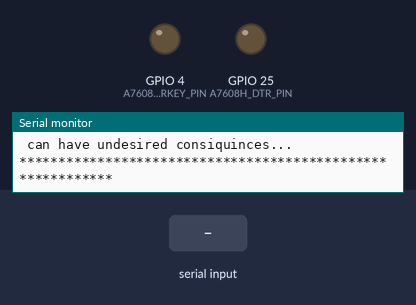
A sketch run on a simulated ESP32. Parts: output pins drawn as LEDs (lit = HIGH), the last lines printed to the serial monitor. Inputs (shaded band) come from the test bench.

Above: at 4.2 s.
4.3 s: "poweron" received over Serial
At 6.1 s:
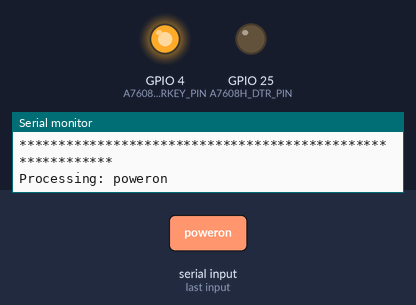
8.8 s: "poweroff" received over Serial
At 15.7 s:
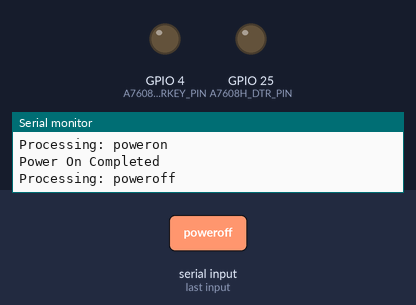
Timing chart, 0 to 17.2 s (numbered marks = the images above; inputs shaded):
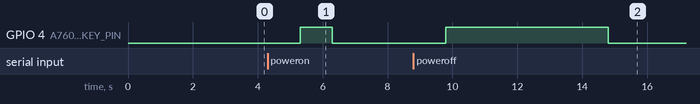

The sketch:

ModemPower.ino
```cpp
#include "Constants.h"
#include "Pins.h"
#include "SerialPorts.h"

// Turns modem ON
void powerOn()
{
    digitalWrite(A7608H_PWRKEY_PIN, HIGH);
    delay(A7608H_POWER_ON_PULSE);

    digitalWrite(A7608H_PWRKEY_PIN, LOW);
    delay(A7608H_AFTER_POWER_DELAY);

    DebugSerial.println("Power On Completed");
}

// Turns modem OFF
void powerOff()
{
    digitalWrite(A7608H_PWRKEY_PIN, HIGH);
    delay(A7608H_POWER_OFF_PULSE);

    digitalWrite(A7608H_PWRKEY_PIN, LOW);
    delay(A7608H_POWER_OFF_DELAY);

    DebugSerial.println("Power Off Completed");
}

// Resets modem
void reset()
{
    digitalWrite(A7608H_RESET_PIN, HIGH);
    delay(A7608H_RESET_PULSE);

    digitalWrite(A7608H_RESET_PIN, LOW);
    delay(A7608H_AFTER_RESET_DELAY);

    DebugSerial.println("Reset Completed");
}

// Initialization
void setup()
{
    // Initialize modem control PINs.
    pinMode(A7608H_DTR_PIN, OUTPUT);
    pinMode(A7608H_RESET_PIN, OUTPUT);
    pinMode(A7608H_PWRKEY_PIN, OUTPUT);
    delay(10);

    digitalWrite(A7608H_DTR_PIN, LOW);
    digitalWrite(A7608H_RESET_PIN, LOW);
    digitalWrite(A7608H_PWRKEY_PIN, LOW);
    delay(10);

    DebugSerial.begin(DEBUG_BAUD_RATE);
    ModemSerial.begin(MODEM_BAUD_RATE, SERIAL_8N1, A7608H_RX_PIN, A7608H_TX_PIN);

    // Allow Serail Monitor connect to the board.
    delay(3000);

    DebugSerial.println("***********************************************************");
    DebugSerial.println(" Enter \"poweron\" to turn modem ON");
    DebugSerial.println(" Enter \"poweroff\" to turn modem OFF");
    DebugSerial.println(" Enter \"reset\" to reset modem");
    DebugSerial.println(" Enter \"AT\" (without quotes), and you should see \"OK\"");
    DebugSerial.println(" DISCLAIMER: Entering AT commands without knowing what they do");
    DebugSerial.println(" can have undesired consiquinces...");
    DebugSerial.println("***********************************************************\n");
}

// Working loop
void loop()
{
    while (ModemSerial.available())
        DebugSerial.write(ModemSerial.read());

    if (!DebugSerial.available())
        return;

    String s = DebugSerial.readString();
    if (s == "")
        return;

    DebugSerial.println("Processing: " + s);

    if (s == "poweron")
    {
        powerOn();
        return;
    }

    if (s == "poweroff")
    {
        powerOff();
        return;
    }

    if (s == "reset")
    {
        reset();
        return;
    }

    s += "\r\n";
    ModemSerial.print(s);

    delay(1);
}
```

Constants.h
```cpp
#pragma once


#define A7608H_WAKEUP_PULSE         500
#define A7608H_POWER_ON_PULSE       1000
#define A7608H_AFTER_POWER_DELAY    100
#define A7608H_POWER_OFF_PULSE      5000
#define A7608H_POWER_OFF_DELAY      7000
#define A7608H_RESET_PULSE          1000
#define A7608H_AFTER_RESET_DELAY    100

#define A7608H_POWER_ON_AFTER_OFF   4000

#define A7608H_READY_TIME           20000

#define AT_TIMEOUT                  1000
#define MODEM_INIT_RETRY            10
#define SIM_INIT_DELAY              5000

#define GPS_COMMAND_WAIT_TIMEOUT    10000
#define GPS_WAIT_DELAY              5000
#define GPS_WAIT_DATA_TIMEOUT       2000

#define GPS_WAIT_CHAR_TIMEOUT       500
```

SerialPorts.h
```cpp
#pragma once


#include <HardwareSerial.h>


#define DEBUG_BAUD_RATE             115200
#define MODEM_BAUD_RATE             115200

#define DebugSerial                 Serial
#define ModemSerial                 Serial1
```

Pins.h
```cpp
#pragma once


// A7608H pins
#define SW_PB_PIN           GPIO_NUM_0

#define A7608H_PWRKEY_PIN   GPIO_NUM_4
#define A7608H_RESET_PIN    GPIO_NUM_5
#define A7608H_DTR_PIN      GPIO_NUM_25
#define A7608H_TX_PIN       GPIO_NUM_26
#define A7608H_RX_PIN       GPIO_NUM_27
#define A7608H_RI_PIN       GPIO_NUM_33

// Build-in battery pins
#define BATT_18650_EN_PIN   GPIO_NUM_12
#define BATT_18650_ADC_PIN  GPIO_NUM_35

// TF card  pins
#define TF_CARD_MISO_PIN    GPIO_NUM_2
#define TF_CARD_CS_PIN      GPIO_NUM_13
#define TF_CARD_SCLK_PIN    GPIO_NUM_14
#define TF_CARD_MOSI_PIN    GPIO_NUM_15

// USB serial pins (Standard UART0)
#define USB_UART_TX_PIN     GPIO_NUM_1
#define USB_UART_RX_PIN     GPIO_NUM_3

// Default Wire pins
#define WIRE_SDA_PIN        GPIO_NUM_21
#define WIRE_SCL_PIN        GPIO_NUM_22

// Default VSPI pins
#define VSPI_SCK_PIN        GPIO_NUM_18
#define VSPI_MISO_PIN       GPIO_NUM_19
#define VSPI_MOSI_PIN       GPIO_NUM_23

// Free  GPIO pins
#define FREE_GPIO32         GPIO_NUM_32
#define FREE_GPIO34         GPIO_NUM_34
#define FREE_GPIO36         GPIO_NUM_36
#define FREE_GPIO39         GPIO_NUM_39
```

Measured:
- after the input at 4.3 s, GPIO 4 (A7608H_PWRKEY_PIN): LOW → HIGH after 1.0 s, → LOW 1.0 s later
- after the input at 8.8 s, GPIO 4 (A7608H_PWRKEY_PIN): LOW → HIGH after 1.0 s, → LOW 5.0 s later
